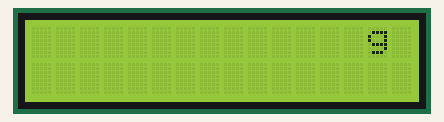
Bench run of a sketch on a simulated Arduino Uno, built with avr-gcc and run on an emulated ATmega328P. Shown: 16×2 character LCD.

Above: at 0.1 s.
At 1.1 s:
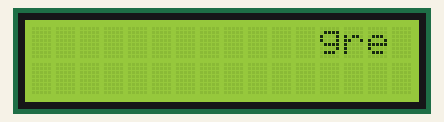
At 1.6 s:
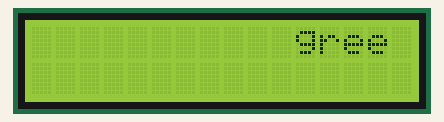
At 5.1 s:
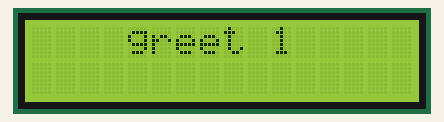
At 8.2 s:
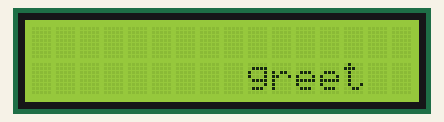
At 11.7 s:
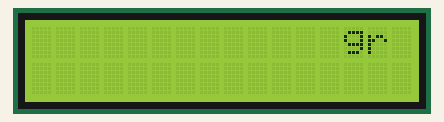

Measured:
- by itself, everything shown: repeats every 11.1 s, in 23 steps
- what the display in image 1 shows lasts 0.5 s, from 1.1 s to 1.6 s

The sketch:

sketch_sep14b.ino
```cpp
#include <Wire.h>
#include <LiquidCrystal_I2C.h>
#include <hd44780.h>
#include <hd44780ioClass/hd44780_I2Cexp.h>


char msg1[] = "greet 1    ";
char msg2[] = "greet 2    ";
int delay_time = 500;

size_t str_len = strlen(msg1);

LiquidCrystal_I2C lcd(0x27, 16, 2);

void setup() {
  lcd.init();
  lcd.backlight();
}

void loop() {
  lcd.clear();
  lcd.setCursor(15, 0);

  for (int i = 0; i < str_len; i++)
  {
    lcd.scrollDisplayLeft();
    lcd.print(msg1[i]);
    delay(delay_time);
  }

  lcd.clear();
  lcd.setCursor(15, 1);

  for (int i = 0; i < str_len; i++)
  {
    lcd.scrollDisplayLeft();
    lcd.print(msg2[i]);
    delay(delay_time);
  }

  lcd.clear();
}
```
